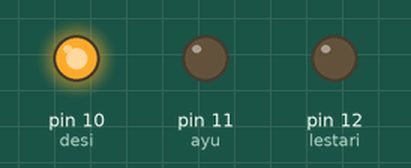
Recording of a sketch running on a simulated Arduino Uno, built with avr-gcc and run on an emulated ATmega328P. Shown: output pins drawn as LEDs (lit = HIGH).

Above: at 0.3 s.
At 1.0 s:
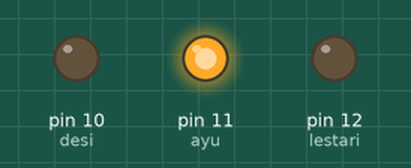
At 3.8 s:
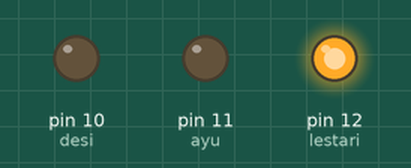
Timing chart, 0 to 4.8 s (numbered marks = the images above):
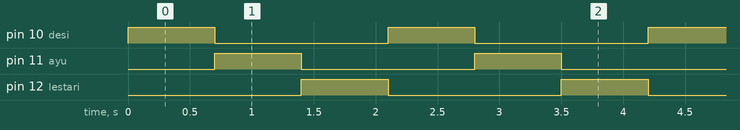

Measured:
- by itself, pin 10 (desi), pin 11 (ayu), pin 12 (lestari): alternates HIGH for 0.70 s and LOW for 1.4 s
- by itself, everything shown: repeats every 2.1 s, in 3 steps

The sketch:

desi.ino
```cpp
/*
  desi ayu tugas,blink program of arduino
 author : desi
 dibuat pada tanggal : 08 juni 2015
 mapel : komputer terapan
  */

int desi =10, ayu=11, lestari=12;


void setup() {
  // inisial fungsi pin sebagai output
  pinMode(desi,OUTPUT);
  pinMode(ayu,OUTPUT);
  pinMode(lestari,OUTPUT);

}

void loop() {
  digitalWrite(desi, HIGH);
  digitalWrite(ayu,LOW);
  digitalWrite(lestari, LOW);
  delay(700);

  digitalWrite(desi, LOW);
  digitalWrite(ayu,HIGH);
  digitalWrite(lestari, LOW);
  delay(700);

  digitalWrite(desi, LOW);
  digitalWrite(ayu,LOW);
  digitalWrite(lestari, HIGH);
  delay(700);

}
```
